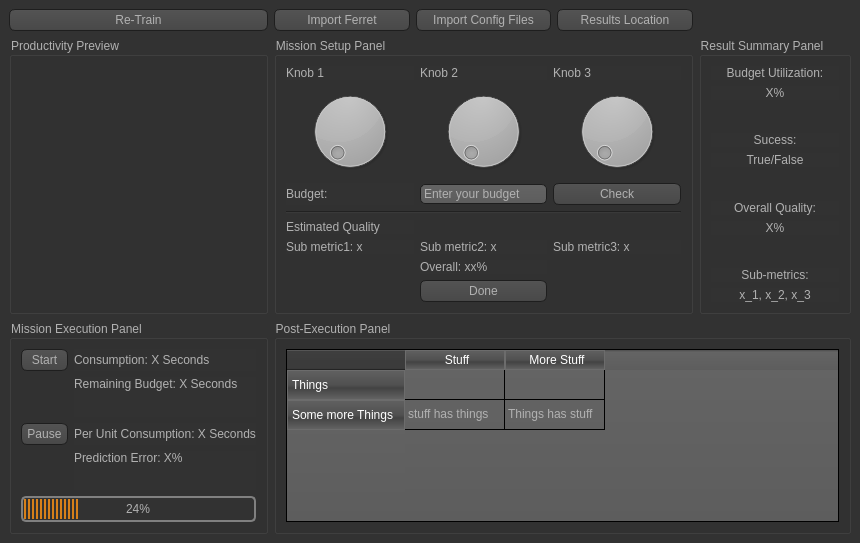
<?xml version="1.0" encoding="UTF-8"?>
<ui version="4.0">
 <class>MainWindow</class>
 <widget class="QMainWindow" name="MainWindow">
  <property name="geometry">
   <rect>
    <x>0</x>
    <y>0</y>
    <width>860</width>
    <height>543</height>
   </rect>
  </property>
  <property name="windowTitle">
   <string>MainWindow</string>
  </property>
  <property name="styleSheet">
   <string notr="true">QToolTip
{
     border: 1px solid black;
     background-color: #ffa02f;
     padding: 1px;
     border-radius: 3px;
     opacity: 100;
}

QWidget
{
    color: #b1b1b1;
    background-color: #323232;
}

QWidget:item:hover
{
    background-color: QLinearGradient( x1: 0, y1: 0, x2: 0, y2: 1, stop: 0 #ffa02f, stop: 1 #ca0619);
    color: #000000;
}

QWidget:item:selected
{
    background-color: QLinearGradient( x1: 0, y1: 0, x2: 0, y2: 1, stop: 0 #ffa02f, stop: 1 #d7801a);
}

QMenuBar::item
{
    background: transparent;
}

QMenuBar::item:selected
{
    background: transparent;
    border: 1px solid #ffaa00;
}

QMenuBar::item:pressed
{
    background: #444;
    border: 1px solid #000;
    background-color: QLinearGradient(
        x1:0, y1:0,
        x2:0, y2:1,
        stop:1 #212121,
        stop:0.4 #343434/*,
        stop:0.2 #343434,
        stop:0.1 #ffaa00*/
    );
    margin-bottom:-1px;
    padding-bottom:1px;
}

QMenu
{
    border: 1px solid #000;
}

QMenu::item
{
    padding: 2px 20px 2px 20px;
}

QMenu::item:selected
{
    color: #000000;
}

QWidget:disabled
{
    color: #404040;
    background-color: #323232;
}

QAbstractItemView
{
    background-color: QLinearGradient( x1: 0, y1: 0, x2: 0, y2: 1, stop: 0 #4d4d4d, stop: 0.1 #646464, stop: 1 #5d5d5d);
}

QWidget:focus
{
    /*border: 2px solid QLinearGradient( x1: 0, y1: 0, x2: 0, y2: 1, stop: 0 #ffa02f, stop: 1 #d7801a);*/
}

QLineEdit
{
    background-color: QLinearGradient( x1: 0, y1: 0, x2: 0, y2: 1, stop: 0 #4d4d4d, stop: 0 #646464, stop: 1 #5d5d5d);
    padding: 1px;
    border-style: solid;
    border: 1px solid #1e1e1e;
    border-radius: 5;
}

QPushButton
{
    color: #b1b1b1;
    background-color: QLinearGradient( x1: 0, y1: 0, x2: 0, y2: 1, stop: 0 #565656, stop: 0.1 #525252, stop: 0.5 #4e4e4e, stop: 0.9 #4a4a4a, stop: 1 #464646);
    border-width: 1px;
    border-color: #1e1e1e;
    border-style: solid;
    border-radius: 6;
    padding: 3px;
    font-size: 12px;
    padding-left: 5px;
    padding-right: 5px;
}

QPushButton:pressed
{
    background-color: QLinearGradient( x1: 0, y1: 0, x2: 0, y2: 1, stop: 0 #2d2d2d, stop: 0.1 #2b2b2b, stop: 0.5 #292929, stop: 0.9 #282828, stop: 1 #252525);
}

QComboBox
{
    selection-background-color: #ffaa00;
    background-color: QLinearGradient( x1: 0, y1: 0, x2: 0, y2: 1, stop: 0 #565656, stop: 0.1 #525252, stop: 0.5 #4e4e4e, stop: 0.9 #4a4a4a, stop: 1 #464646);
    border-style: solid;
    border: 1px solid #1e1e1e;
    border-radius: 5;
}

QComboBox:hover,QPushButton:hover
{
    border: 2px solid QLinearGradient( x1: 0, y1: 0, x2: 0, y2: 1, stop: 0 #ffa02f, stop: 1 #d7801a);
}


QComboBox:on
{
    padding-top: 3px;
    padding-left: 4px;
    background-color: QLinearGradient( x1: 0, y1: 0, x2: 0, y2: 1, stop: 0 #2d2d2d, stop: 0.1 #2b2b2b, stop: 0.5 #292929, stop: 0.9 #282828, stop: 1 #252525);
    selection-background-color: #ffaa00;
}

QComboBox QAbstractItemView
{
    border: 2px solid darkgray;
    selection-background-color: QLinearGradient( x1: 0, y1: 0, x2: 0, y2: 1, stop: 0 #ffa02f, stop: 1 #d7801a);
}

QComboBox::drop-down
{
     subcontrol-origin: padding;
     subcontrol-position: top right;
     width: 15px;

     border-left-width: 0px;
     border-left-color: darkgray;
     border-left-style: solid; /* just a single line */
     border-top-right-radius: 3px; /* same radius as the QComboBox */
     border-bottom-right-radius: 3px;
 }

QComboBox::down-arrow
{
     image: url(:/down_arrow.png);
}

QGroupBox:focus
{
border: 2px solid QLinearGradient( x1: 0, y1: 0, x2: 0, y2: 1, stop: 0 #ffa02f, stop: 1 #d7801a);
}

QTextEdit:focus
{
    border: 2px solid QLinearGradient( x1: 0, y1: 0, x2: 0, y2: 1, stop: 0 #ffa02f, stop: 1 #d7801a);
}

QScrollBar:horizontal {
     border: 1px solid #222222;
     background: QLinearGradient( x1: 0, y1: 0, x2: 0, y2: 1, stop: 0.0 #121212, stop: 0.2 #282828, stop: 1 #484848);
     height: 7px;
     margin: 0px 16px 0 16px;
}

QScrollBar::handle:horizontal
{
      background: QLinearGradient( x1: 0, y1: 0, x2: 1, y2: 0, stop: 0 #ffa02f, stop: 0.5 #d7801a, stop: 1 #ffa02f);
      min-height: 20px;
      border-radius: 2px;
}

QScrollBar::add-line:horizontal {
      border: 1px solid #1b1b19;
      border-radius: 2px;
      background: QLinearGradient( x1: 0, y1: 0, x2: 1, y2: 0, stop: 0 #ffa02f, stop: 1 #d7801a);
      width: 14px;
      subcontrol-position: right;
      subcontrol-origin: margin;
}

QScrollBar::sub-line:horizontal {
      border: 1px solid #1b1b19;
      border-radius: 2px;
      background: QLinearGradient( x1: 0, y1: 0, x2: 1, y2: 0, stop: 0 #ffa02f, stop: 1 #d7801a);
      width: 14px;
     subcontrol-position: left;
     subcontrol-origin: margin;
}

QScrollBar::right-arrow:horizontal, QScrollBar::left-arrow:horizontal
{
      border: 1px solid black;
      width: 1px;
      height: 1px;
      background: white;
}

QScrollBar::add-page:horizontal, QScrollBar::sub-page:horizontal
{
      background: none;
}

QScrollBar:vertical
{
      background: QLinearGradient( x1: 0, y1: 0, x2: 1, y2: 0, stop: 0.0 #121212, stop: 0.2 #282828, stop: 1 #484848);
      width: 7px;
      margin: 16px 0 16px 0;
      border: 1px solid #222222;
}

QScrollBar::handle:vertical
{
      background: QLinearGradient( x1: 0, y1: 0, x2: 0, y2: 1, stop: 0 #ffa02f, stop: 0.5 #d7801a, stop: 1 #ffa02f);
      min-height: 20px;
      border-radius: 2px;
}

QScrollBar::add-line:vertical
{
      border: 1px solid #1b1b19;
      border-radius: 2px;
      background: QLinearGradient( x1: 0, y1: 0, x2: 0, y2: 1, stop: 0 #ffa02f, stop: 1 #d7801a);
      height: 14px;
      subcontrol-position: bottom;
      subcontrol-origin: margin;
}

QScrollBar::sub-line:vertical
{
      border: 1px solid #1b1b19;
      border-radius: 2px;
      background: QLinearGradient( x1: 0, y1: 0, x2: 0, y2: 1, stop: 0 #d7801a, stop: 1 #ffa02f);
      height: 14px;
      subcontrol-position: top;
      subcontrol-origin: margin;
}

QScrollBar::up-arrow:vertical, QScrollBar::down-arrow:vertical
{
      border: 1px solid black;
      width: 1px;
      height: 1px;
      background: white;
}


QScrollBar::add-page:vertical, QScrollBar::sub-page:vertical
{
      background: none;
}

QTextEdit
{
    background-color: #242424;
}

QPlainTextEdit
{
    background-color: #242424;
}

QHeaderView::section
{
    background-color: QLinearGradient(x1:0, y1:0, x2:0, y2:1, stop:0 #616161, stop: 0.5 #505050, stop: 0.6 #434343, stop:1 #656565);
    color: white;
    padding-left: 4px;
    border: 1px solid #6c6c6c;
}

QCheckBox:disabled
{
color: #414141;
}

QDockWidget::title
{
    text-align: center;
    spacing: 3px; /* spacing between items in the tool bar */
    background-color: QLinearGradient(x1:0, y1:0, x2:0, y2:1, stop:0 #323232, stop: 0.5 #242424, stop:1 #323232);
}

QDockWidget::close-button, QDockWidget::float-button
{
    text-align: center;
    spacing: 1px; /* spacing between items in the tool bar */
    background-color: QLinearGradient(x1:0, y1:0, x2:0, y2:1, stop:0 #323232, stop: 0.5 #242424, stop:1 #323232);
}

QDockWidget::close-button:hover, QDockWidget::float-button:hover
{
    background: #242424;
}

QDockWidget::close-button:pressed, QDockWidget::float-button:pressed
{
    padding: 1px -1px -1px 1px;
}

QMainWindow::separator
{
    background-color: QLinearGradient(x1:0, y1:0, x2:0, y2:1, stop:0 #161616, stop: 0.5 #151515, stop: 0.6 #212121, stop:1 #343434);
    color: white;
    padding-left: 4px;
    border: 1px solid #4c4c4c;
    spacing: 3px; /* spacing between items in the tool bar */
}

QMainWindow::separator:hover
{

    background-color: QLinearGradient(x1:0, y1:0, x2:0, y2:1, stop:0 #d7801a, stop:0.5 #b56c17 stop:1 #ffa02f);
    color: white;
    padding-left: 4px;
    border: 1px solid #6c6c6c;
    spacing: 3px; /* spacing between items in the tool bar */
}

QToolBar::handle
{
     spacing: 3px; /* spacing between items in the tool bar */
     background: url(:/images/handle.png);
}

QMenu::separator
{
    height: 2px;
    background-color: QLinearGradient(x1:0, y1:0, x2:0, y2:1, stop:0 #161616, stop: 0.5 #151515, stop: 0.6 #212121, stop:1 #343434);
    color: white;
    padding-left: 4px;
    margin-left: 10px;
    margin-right: 5px;
}

QProgressBar
{
    border: 2px solid grey;
    border-radius: 5px;
    text-align: center;
}

QProgressBar::chunk
{
    background-color: #d7801a;
    width: 2.15px;
    margin: 0.5px;
}

QTabBar::tab {
    color: #b1b1b1;
    border: 1px solid #444;
    border-bottom-style: none;
    background-color: #323232;
    padding-left: 10px;
    padding-right: 10px;
    padding-top: 3px;
    padding-bottom: 2px;
    margin-right: -1px;
}

QTabWidget::pane {
    border: 1px solid #444;
    top: 1px;
}

QTabBar::tab:last
{
    margin-right: 0; /* the last selected tab has nothing to overlap with on the right */
    border-top-right-radius: 3px;
}

QTabBar::tab:first:!selected
{
 margin-left: 0px; /* the last selected tab has nothing to overlap with on the right */


    border-top-left-radius: 3px;
}

QTabBar::tab:!selected
{
    color: #b1b1b1;
    border-bottom-style: solid;
    margin-top: 3px;
    background-color: QLinearGradient(x1:0, y1:0, x2:0, y2:1, stop:1 #212121, stop:.4 #343434);
}

QTabBar::tab:selected
{
    border-top-left-radius: 3px;
    border-top-right-radius: 3px;
    margin-bottom: 0px;
}

QTabBar::tab:!selected:hover
{
    /*border-top: 2px solid #ffaa00;
    padding-bottom: 3px;*/
    border-top-left-radius: 3px;
    border-top-right-radius: 3px;
    background-color: QLinearGradient(x1:0, y1:0, x2:0, y2:1, stop:1 #212121, stop:0.4 #343434, stop:0.2 #343434, stop:0.1 #ffaa00);
}

QRadioButton::indicator:checked, QRadioButton::indicator:unchecked{
    color: #b1b1b1;
    background-color: #323232;
    border: 1px solid #b1b1b1;
    border-radius: 6px;
}

QRadioButton::indicator:checked
{
    background-color: qradialgradient(
        cx: 0.5, cy: 0.5,
        fx: 0.5, fy: 0.5,
        radius: 1.0,
        stop: 0.25 #ffaa00,
        stop: 0.3 #323232
    );
}

QCheckBox::indicator{
    color: #b1b1b1;
    background-color: #323232;
    border: 1px solid #b1b1b1;
    width: 9px;
    height: 9px;
}

QRadioButton::indicator
{
    border-radius: 6px;
}

QRadioButton::indicator:hover, QCheckBox::indicator:hover
{
    border: 1px solid #ffaa00;
}

QCheckBox::indicator:checked
{
    image:url(:/images/checkbox.png);
}

QCheckBox::indicator:disabled, QRadioButton::indicator:disabled
{
    border: 1px solid #444;
}</string>
  </property>
  <widget class="QWidget" name="centralwidget">
   <layout class="QGridLayout" name="gridLayout">
    <item row="0" column="4">
     <widget class="QPushButton" name="resultPathButton">
      <property name="text">
       <string>Results Location</string>
      </property>
     </widget>
    </item>
    <item row="1" column="5" rowspan="2">
     <widget class="QGroupBox" name="resultBox">
      <property name="title">
       <string>Result Summary Panel</string>
      </property>
      <layout class="QVBoxLayout" name="verticalLayout_4">
       <item>
        <widget class="QLabel" name="budgetUtilL">
         <property name="text">
          <string>Budget Utilization:</string>
         </property>
         <property name="alignment">
          <set>Qt::AlignCenter</set>
         </property>
        </widget>
       </item>
       <item>
        <widget class="QLabel" name="budgetUtilValL">
         <property name="text">
          <string>X%</string>
         </property>
         <property name="alignment">
          <set>Qt::AlignCenter</set>
         </property>
        </widget>
       </item>
       <item>
        <spacer name="verticalSpacer_1">
         <property name="orientation">
          <enum>Qt::Vertical</enum>
         </property>
         <property name="sizeHint" stdset="0">
          <size>
           <width>20</width>
           <height>40</height>
          </size>
         </property>
        </spacer>
       </item>
       <item>
        <widget class="QLabel" name="successL">
         <property name="text">
          <string>Sucess:</string>
         </property>
         <property name="alignment">
          <set>Qt::AlignCenter</set>
         </property>
        </widget>
       </item>
       <item>
        <widget class="QLabel" name="successValL">
         <property name="text">
          <string>True/False</string>
         </property>
         <property name="alignment">
          <set>Qt::AlignCenter</set>
         </property>
        </widget>
       </item>
       <item>
        <spacer name="verticalSpacer_2">
         <property name="orientation">
          <enum>Qt::Vertical</enum>
         </property>
         <property name="sizeHint" stdset="0">
          <size>
           <width>20</width>
           <height>40</height>
          </size>
         </property>
        </spacer>
       </item>
       <item>
        <widget class="QLabel" name="qualityL">
         <property name="text">
          <string>Overall Quality:</string>
         </property>
         <property name="alignment">
          <set>Qt::AlignCenter</set>
         </property>
        </widget>
       </item>
       <item>
        <widget class="QLabel" name="qualityValL">
         <property name="text">
          <string>X%</string>
         </property>
         <property name="alignment">
          <set>Qt::AlignCenter</set>
         </property>
        </widget>
       </item>
       <item>
        <spacer name="verticalSpacer_3">
         <property name="orientation">
          <enum>Qt::Vertical</enum>
         </property>
         <property name="sizeHint" stdset="0">
          <size>
           <width>20</width>
           <height>40</height>
          </size>
         </property>
        </spacer>
       </item>
       <item>
        <widget class="QLabel" name="submetricsL">
         <property name="text">
          <string>Sub-metrics:</string>
         </property>
         <property name="alignment">
          <set>Qt::AlignCenter</set>
         </property>
        </widget>
       </item>
       <item>
        <widget class="QLabel" name="submetricsValL">
         <property name="text">
          <string>x_1, x_2, x_3</string>
         </property>
         <property name="alignment">
          <set>Qt::AlignCenter</set>
         </property>
        </widget>
       </item>
      </layout>
     </widget>
    </item>
    <item row="1" column="0" rowspan="2">
     <widget class="QGroupBox" name="productivityBox">
      <property name="sizePolicy">
       <sizepolicy hsizetype="Preferred" vsizetype="Preferred">
        <horstretch>0</horstretch>
        <verstretch>0</verstretch>
       </sizepolicy>
      </property>
      <property name="title">
       <string>Productivity Preview</string>
      </property>
      <layout class="QVBoxLayout" name="verticalLayout_2"/>
     </widget>
    </item>
    <item row="1" column="2" rowspan="2" colspan="3">
     <widget class="QGroupBox" name="setupBox">
      <property name="title">
       <string>Mission Setup Panel</string>
      </property>
      <layout class="QGridLayout" name="gridLayout_2">
       <item row="7" column="1">
        <widget class="QPushButton" name="doneB">
         <property name="text">
          <string>Done</string>
         </property>
        </widget>
       </item>
       <item row="5" column="1">
        <widget class="QLabel" name="submetric2L">
         <property name="text">
          <string>Sub metric2: x</string>
         </property>
        </widget>
       </item>
       <item row="2" column="1">
        <widget class="QLineEdit" name="budgetShortText">
         <property name="sizePolicy">
          <sizepolicy hsizetype="Preferred" vsizetype="Fixed">
           <horstretch>0</horstretch>
           <verstretch>0</verstretch>
          </sizepolicy>
         </property>
         <property name="text">
          <string>Enter your budget</string>
         </property>
        </widget>
       </item>
       <item row="6" column="1">
        <widget class="QLabel" name="overalL">
         <property name="text">
          <string>Overall: xx%</string>
         </property>
        </widget>
       </item>
       <item row="0" column="1">
        <widget class="QLabel" name="knob2L">
         <property name="text">
          <string>Knob 2</string>
         </property>
        </widget>
       </item>
       <item row="5" column="0">
        <widget class="QLabel" name="submetric1L">
         <property name="text">
          <string>Sub metric1: x</string>
         </property>
        </widget>
       </item>
       <item row="2" column="0">
        <widget class="QLabel" name="budgetL">
         <property name="text">
          <string>Budget:</string>
         </property>
        </widget>
       </item>
       <item row="0" column="0">
        <widget class="QLabel" name="knob1L">
         <property name="text">
          <string>Knob 1</string>
         </property>
        </widget>
       </item>
       <item row="4" column="0">
        <widget class="QLabel" name="qualityEstimateL">
         <property name="text">
          <string>Estimated Quality</string>
         </property>
        </widget>
       </item>
       <item row="1" column="1">
        <widget class="QDial" name="knob2"/>
       </item>
       <item row="1" column="0">
        <widget class="QDial" name="knob1"/>
       </item>
       <item row="1" column="2">
        <widget class="QDial" name="knob3"/>
       </item>
       <item row="0" column="2">
        <widget class="QLabel" name="knob3L">
         <property name="text">
          <string>Knob 3</string>
         </property>
        </widget>
       </item>
       <item row="2" column="2">
        <widget class="QPushButton" name="checkB">
         <property name="text">
          <string>Check</string>
         </property>
        </widget>
       </item>
       <item row="5" column="2">
        <widget class="QLabel" name="submetric3L">
         <property name="text">
          <string>Sub metric3: x</string>
         </property>
        </widget>
       </item>
       <item row="3" column="0" colspan="3">
        <widget class="Line" name="line">
         <property name="orientation">
          <enum>Qt::Horizontal</enum>
         </property>
        </widget>
       </item>
      </layout>
     </widget>
    </item>
    <item row="3" column="2" colspan="4">
     <widget class="QGroupBox" name="postExecBox">
      <property name="title">
       <string>Post-Execution Panel</string>
      </property>
      <layout class="QGridLayout" name="gridLayout_4">
       <item row="0" column="0">
        <widget class="QTableWidget" name="postExecTable">
         <row>
          <property name="text">
           <string>Things</string>
          </property>
         </row>
         <row>
          <property name="text">
           <string>Some more Things</string>
          </property>
         </row>
         <column>
          <property name="text">
           <string>Stuff</string>
          </property>
         </column>
         <column>
          <property name="text">
           <string>More Stuff</string>
          </property>
         </column>
         <item row="1" column="0">
          <property name="text">
           <string>stuff has things</string>
          </property>
         </item>
         <item row="1" column="1">
          <property name="text">
           <string>Things has stuff</string>
          </property>
         </item>
        </widget>
       </item>
      </layout>
     </widget>
    </item>
    <item row="3" column="0">
     <widget class="QGroupBox" name="missionExecBox">
      <property name="title">
       <string>Mission Execution Panel</string>
      </property>
      <layout class="QGridLayout" name="gridLayout_3">
       <item row="0" column="0">
        <widget class="QPushButton" name="startB">
         <property name="text">
          <string>Start</string>
         </property>
        </widget>
       </item>
       <item row="2" column="0">
        <widget class="QPushButton" name="pauseB">
         <property name="text">
          <string>Pause</string>
         </property>
        </widget>
       </item>
       <item row="0" column="1">
        <widget class="QLabel" name="consumptionL">
         <property name="text">
          <string>Consumption: X Seconds</string>
         </property>
        </widget>
       </item>
       <item row="3" column="1">
        <widget class="QLabel" name="predictionErrorL">
         <property name="text">
          <string>Prediction Error: X%</string>
         </property>
         <property name="alignment">
          <set>Qt::AlignLeading|Qt::AlignLeft|Qt::AlignTop</set>
         </property>
        </widget>
       </item>
       <item row="2" column="1">
        <widget class="QLabel" name="perUnitConsumptionL">
         <property name="text">
          <string>Per Unit Consumption: X Seconds</string>
         </property>
        </widget>
       </item>
       <item row="4" column="0" colspan="2">
        <widget class="QProgressBar" name="executionProgressBar">
         <property name="value">
          <number>24</number>
         </property>
        </widget>
       </item>
       <item row="1" column="1">
        <widget class="QLabel" name="remainingBudgetL">
         <property name="text">
          <string>Remaining Budget: X Seconds</string>
         </property>
         <property name="alignment">
          <set>Qt::AlignLeading|Qt::AlignLeft|Qt::AlignTop</set>
         </property>
        </widget>
       </item>
      </layout>
     </widget>
    </item>
    <item row="0" column="0">
     <widget class="QPushButton" name="retrainButton">
      <property name="text">
       <string>Re-Train</string>
      </property>
     </widget>
    </item>
    <item row="0" column="3">
     <widget class="QPushButton" name="configPathButton">
      <property name="text">
       <string>Import Config Files</string>
      </property>
     </widget>
    </item>
    <item row="0" column="2">
     <widget class="QPushButton" name="ferretPathButton">
      <property name="text">
       <string>Import Ferret</string>
      </property>
     </widget>
    </item>
   </layout>
  </widget>
 </widget>
 <resources/>
 <connections/>
</ui>
